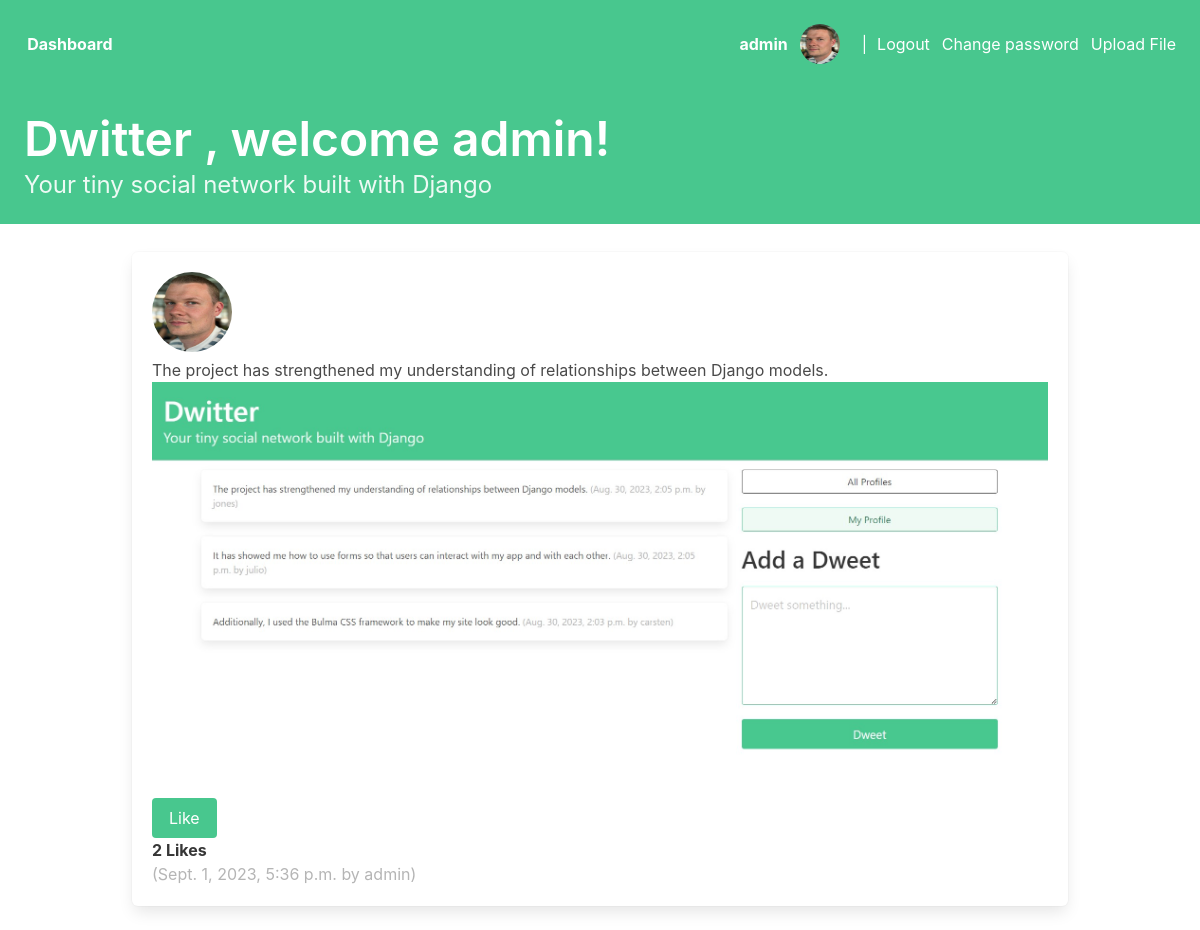
The page /dweet/3/ (signed in) on the database its author committed.
### dwitter/models.py (models this page shows, shortened)
class Profile(models.Model):
    user = models.OneToOneField(User, on_delete=models.CASCADE)
    user_avatar = models.ImageField(upload_to='images/', blank=True)
    follows = models.ManyToManyField(
        "self",
        related_name="followed_by",
        symmetrical=False,
        blank=True
    )

class Dweet(models.Model):
    user = models.ForeignKey(
        User, related_name="dweets", on_delete=models.DO_NOTHING
    )
    body = models.CharField(max_length=140)
    dweet_image = models.ImageField(upload_to='photos', blank=True)
    created_at = models.DateTimeField(auto_now_add=True)
    likes = models.ManyToManyField(User, related_name='dweet_likes')
    def number_of_likes(self):
        return self.likes.count()

### dwitter/views.py (the view)
# urls.py: path("dweet/<int:pk>/", DweetDetailView.as_view(), name="dweet_detail"),
class DweetDetailView(LoginRequiredMixin, DetailView):
    model = Dweet
    def get_context_data(self, **kwargs):
        context = super(DweetDetailView, self).get_context_data(**kwargs)
        request = self.request
        context['profiles'] = Profile.objects.all()
        context['loggedInUser']  = base_infos(request)
        return context

### dwitter/views.py (called while the page is built)
def base_infos(request):
    id = request.user.id
    obj= get_object_or_404(Profile, id=id)
    return obj

### dwitter/templates/dwitter/dweet_detail.html (shortened to what this page needs)
{% extends 'base.html' %}
{% block content %}
<div class="column">
    <div class="column">
        <div class="box">
            <div class="text-container">
                {% for prof in  profiles %}
                {% if prof.id == dweet.user_id %}
                    <a href="{% url 'dwitter:profile' prof.id %}">
                        {% if prof.user_avatar %}
                            <img class="avatar-dash" src="../../../media/{{ prof.user_avatar }}" alt="">
                        {% else %}
                            <img class="avatar-dash" src="https://bulma.io/images/placeholders/96x96.png" alt="">
                        {% endif %}
                    </a>
                {% endif %}
                {% endfor %}
                <p>{{dweet.body}}</p>
            </div>
            <div class="image-container">
                {% if dweet.dweet_image %}
                <img class="" src="../../media/{{ dweet.dweet_image }}" alt="">
                {% endif %}
            </div>
            <div>
                <form method="POST">
                    {% if dweet.id in like_status %}
                    <button  class="button is-danger" type="submit" name="dweet_id" value="{{dweet.id}}">Unlike</button>
                    {% else %}
                    <button   class="button is-success" type="submit" name="dweet_id" value="{{dweet.id}}">Like</button>
                    {% endif %}
                </form>
                <strong>{{dweet.number_of_likes}} Like{{dweet.number_of_likes|pluralize}}</strong>
            </div>
            <span class="is-small has-text-grey-light">
                ({{ dweet.created_at }} by {{ dweet.user.username }})
            </span>
        </div>
    </div>
</div>
</div>
{% endblock content %}

### dwitter/templates/base.html (shortened to what this page needs)
{% load static %}
<!DOCTYPE html>
<html lang="en">
<head>
    <link rel="stylesheet"
          href="https://cdn.jsdelivr.net/npm/bulma@0.9.3/css/bulma.min.css">
    <link rel="stylesheet" href="{% static 'dwitter/style.css' %}">
</head>
<body>
    <nav class="level">
        <div class="level-left">
            <p class="level-item">
                <a href="{% url 'dwitter:dashboard' %}">Dashboard</a>
            </p>
        </div>
        <div class="level-right">
            {% if user.is_authenticated %}
                <p class="level-item user">
                    <a href="{% url 'dwitter:profile' request.user.profile.id %}">
                        {{ user.username }}
                    </a>
                </p>
                <p class="level-item user">
                    <a href="{% url 'dwitter:profile' request.user.profile.id %}">
                        {% if loggedInUser.user_avatar %}
                        <img class="avatar-nav" src="../../../media/{{ loggedInUser.user_avatar }}" alt="">
                        {% endif %}
                    </a>
                </p>
                <span class="pipe">|</span>
                <p class="level-item">
                    <a href="{% url 'dwitter:logout' %}">Logout</a>
                </p>
                <p class="level-item">
                    <a href="{% url 'dwitter:change_password' %}">Change password</a>
                </p>
                <p class="level-item">
                    <a href="{% url 'dwitter:model_form_upload' %}">Upload File</a>
                </p>
                {% else %}
                <p class="level-item">
                    <a href="{% url 'dwitter:login' %}">Login</a>
                </p>
            {% endif %}
        </div>
    </nav>
    <a href="{% url 'dwitter:dashboard' %} ">
        <section class="hero is-small is-success mb-4">
            <div class="hero-body">
                <h1 class="title is-1">
                    <span>Dwitter</span>
                    {% block hello %}
                    {% if user.username %}
                    <span class="title is-1">, welcome {{ user.username|default:'' }}!</span>
                    {% endif %}
                {% endblock %}
                </h1>
                <p class="subtitle is-4">
                    Your tiny social network built with Django
                </p>
            </div>
        </section>
    </a>
    <div class="container">
        <div class="columns">
            {% block content %}
            {% endblock content %}
        </div>
</body>
</html>

### dwitter/templates/base.html (style rules this page uses)
.level-left { margin-left: 0.2rem; color: white; font-weight: bold; }
.level { background-color: #48c78e; padding: 1.5em; margin-bottom: 0rem !important; }
.level-item a { color: white; }
.pipe { color: white; padding: 0px 10px; }
.user { font-weight: bold; }
.avatar-nav { border-radius: 100px; width: 40px; aspect-ratio: 1/1; }

### dwitter/templates/dwitter/dweet_detail.html (style rules this page uses)
.avatar-dash { border-radius: 100px; width: 80px; aspect-ratio: 1/1; }

### rows shown on the page
Profile: user_avatar (picture)
Dweet: body "The project has strengthened my understanding of relationships between Django models.", dweet_image (picture), number_of_likes "2", created_at "Sept. 1, 2023, 5:36 p.m.", user.username "admin"

### other values the page prints
{{ user.username }} "admin"
{{ user.username|default:'' }} "admin"
